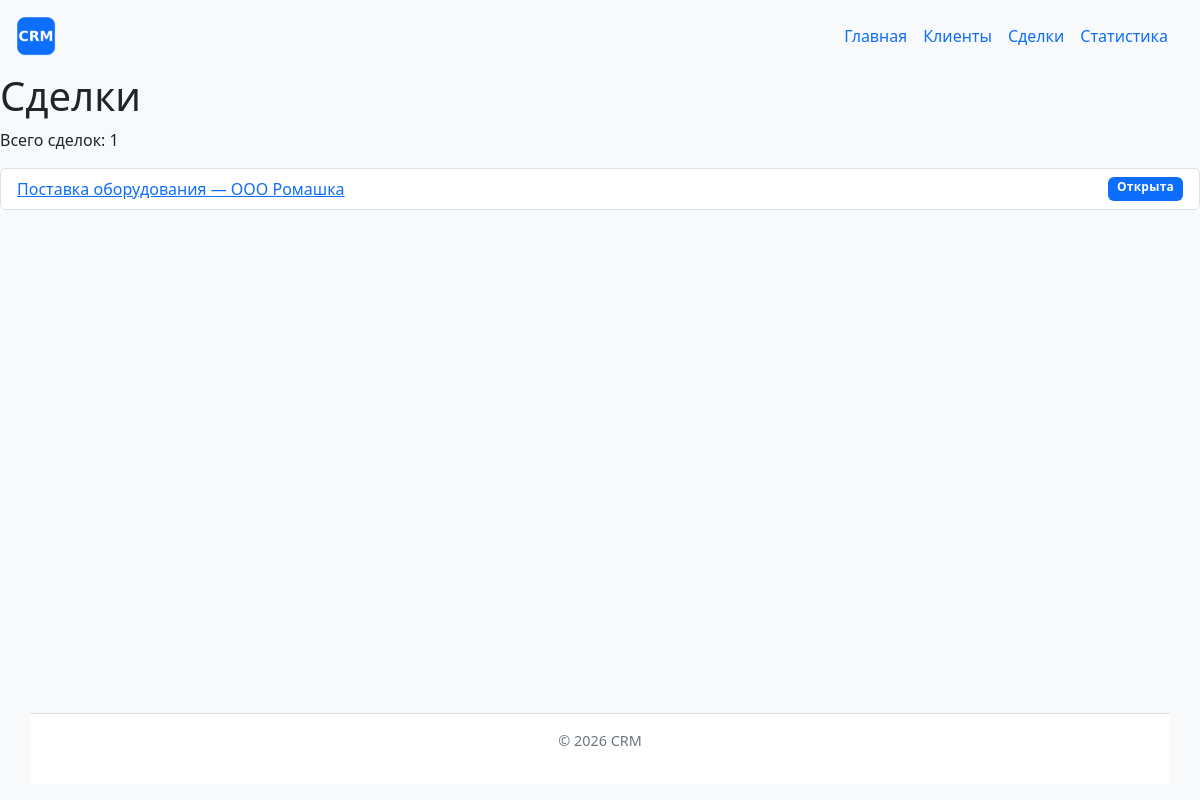
The app's page /deals/ with its own data.
### deals/views.py (the view)
# urls.py: path("", views.deals_list, name="list"),
def deals_list(request):
    conn = get_connection()
    try:
        deals = conn.execute(
            DEALS_QUERY + " ORDER BY deals.id"
        ).fetchall()
    finally:
        conn.close()
    return render(request, "deals/deal_list.html", {"deals": deals})

### db/database.py (called while the page is built)
def get_connection():
    conn = sqlite3.connect(DB_PATH)
    conn.row_factory = sqlite3.Row
    conn.execute("PRAGMA foreign_keys = ON")
    return conn

### deals/templates/deals/deal_list.html (shortened to what this page needs)
{% extends "base.html" %}
{% block content %}
    <h1>Сделки</h1>
    <p>Всего сделок: {{ deals|length }}</p>
    <ul class="list-group">
        {% for deal in deals %}
            <li class="list-group-item d-flex justify-content-between">
                <a href="{% url 'deals:detail' deal.id %}">
                    {{ deal.title|default:"Сделка без темы" }}
                    &mdash; {{ deal.client_name }}
                </a>
                {% include "deals/includes/deal_status.html" %}
            </li>
        {% empty %}
            <li class="list-group-item">
                Сделки не найдены.
            </li>
        {% endfor %}
    </ul>
{% endblock %}

### deals/templates/deals/includes/deal_status.html
{% if deal.stage == "Открыта" %}
    <span class="badge bg-primary deal-status deal-status-open">
        {{ deal.stage }}
    </span>
{% elif deal.stage == "Выиграна" %}
    <span class="badge bg-success deal-status deal-status-won">
        {{ deal.stage }}
    </span>
{% elif deal.stage == "Проиграна" %}
    <span class="badge bg-danger deal-status deal-status-lost">
        {{ deal.stage }}
    </span>
{% else %}
    <span class="badge bg-secondary deal-status deal-status-cancelled">
        {{ deal.stage }}
    </span>
{% endif %}

### homepage/static/homepage/css/style.css (style rules this page uses)
*, *::before, *::after { box-sizing: border-box; }
html, body { height: 100%; }
body { display: flex; flex-direction: column; min-height: 100vh; margin: 0; background-color: #f8f9fa; font-family: system-ui, -apple-system, "Segoe UI", Roboto, sans-serif; }
.deal-status { display: inline-block; font-weight: 600; letter-spacing: 0.02em; padding: 0.35em 0.75em; border-radius: 0.375rem; line-height: 1; white-space: nowrap; }

### records on screen
deals: title "Поставка оборудования", client_name "ООО Ромашка", stage "Открыта"

### other values on screen
{{ deals|length }} "1"
